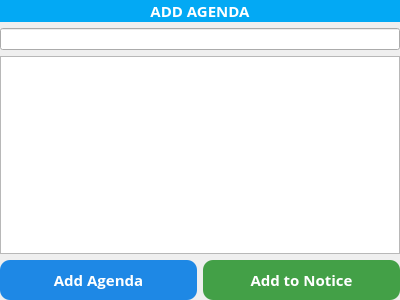
<?xml version="1.0" encoding="UTF-8"?>
<ui version="4.0">
 <class>Form</class>
 <widget class="QWidget" name="Form">
  <property name="geometry">
   <rect>
    <x>0</x>
    <y>0</y>
    <width>400</width>
    <height>300</height>
   </rect>
  </property>
  <property name="windowTitle">
   <string>Form</string>
  </property>
  <layout class="QGridLayout" name="gridLayout">
   <property name="leftMargin">
    <number>0</number>
   </property>
   <property name="topMargin">
    <number>0</number>
   </property>
   <property name="rightMargin">
    <number>0</number>
   </property>
   <property name="bottomMargin">
    <number>0</number>
   </property>
   <item row="0" column="0">
    <widget class="QLabel" name="label">
     <property name="maximumSize">
      <size>
       <width>16777215</width>
       <height>30</height>
      </size>
     </property>
     <property name="baseSize">
      <size>
       <width>0</width>
       <height>2</height>
      </size>
     </property>
     <property name="font">
      <font>
       <family>Open Sans</family>
       <pointsize>11</pointsize>
       <weight>75</weight>
       <bold>true</bold>
       <stylestrategy>PreferAntialias</stylestrategy>
      </font>
     </property>
     <property name="styleSheet">
      <string notr="true">background-color: rgb(3,169,244);
color: rgb(255, 255, 255);</string>
     </property>
     <property name="text">
      <string>ADD AGENDA</string>
     </property>
     <property name="alignment">
      <set>Qt::AlignCenter</set>
     </property>
    </widget>
   </item>
   <item row="1" column="0">
    <widget class="QLineEdit" name="Search"/>
   </item>
   <item row="3" column="0">
    <widget class="QWidget" name="widget_2" native="true">
     <property name="maximumSize">
      <size>
       <width>16777215</width>
       <height>40</height>
      </size>
     </property>
     <layout class="QHBoxLayout" name="horizontalLayout">
      <property name="leftMargin">
       <number>0</number>
      </property>
      <property name="topMargin">
       <number>0</number>
      </property>
      <property name="rightMargin">
       <number>0</number>
      </property>
      <property name="bottomMargin">
       <number>0</number>
      </property>
      <item>
       <widget class="QPushButton" name="AddAgenda">
        <property name="sizePolicy">
         <sizepolicy hsizetype="Minimum" vsizetype="Expanding">
          <horstretch>0</horstretch>
          <verstretch>0</verstretch>
         </sizepolicy>
        </property>
        <property name="font">
         <font>
          <family>Open Sans</family>
          <pointsize>11</pointsize>
          <weight>75</weight>
          <bold>true</bold>
          <stylestrategy>PreferAntialias</stylestrategy>
         </font>
        </property>
        <property name="styleSheet">
         <string notr="true">background-color: rgb(30,136,229);
color: rgb(255, 255, 255);
border-radius:10;</string>
        </property>
        <property name="text">
         <string>Add Agenda</string>
        </property>
       </widget>
      </item>
      <item>
       <widget class="QPushButton" name="AddNotice">
        <property name="sizePolicy">
         <sizepolicy hsizetype="Minimum" vsizetype="Expanding">
          <horstretch>0</horstretch>
          <verstretch>0</verstretch>
         </sizepolicy>
        </property>
        <property name="font">
         <font>
          <family>Open Sans</family>
          <pointsize>11</pointsize>
          <weight>75</weight>
          <bold>true</bold>
          <stylestrategy>PreferAntialias</stylestrategy>
         </font>
        </property>
        <property name="styleSheet">
         <string notr="true">background-color: rgb(67,160,71);
color: rgb(255, 255, 255);
border-radius:10;</string>
        </property>
        <property name="text">
         <string>Add to Notice</string>
        </property>
       </widget>
      </item>
     </layout>
    </widget>
   </item>
   <item row="2" column="0">
    <widget class="QListWidget" name="AgendaList">
     <property name="dragEnabled">
      <bool>true</bool>
     </property>
     <property name="dragDropMode">
      <enum>QAbstractItemView::InternalMove</enum>
     </property>
    </widget>
   </item>
  </layout>
 </widget>
 <resources/>
 <connections/>
</ui>
